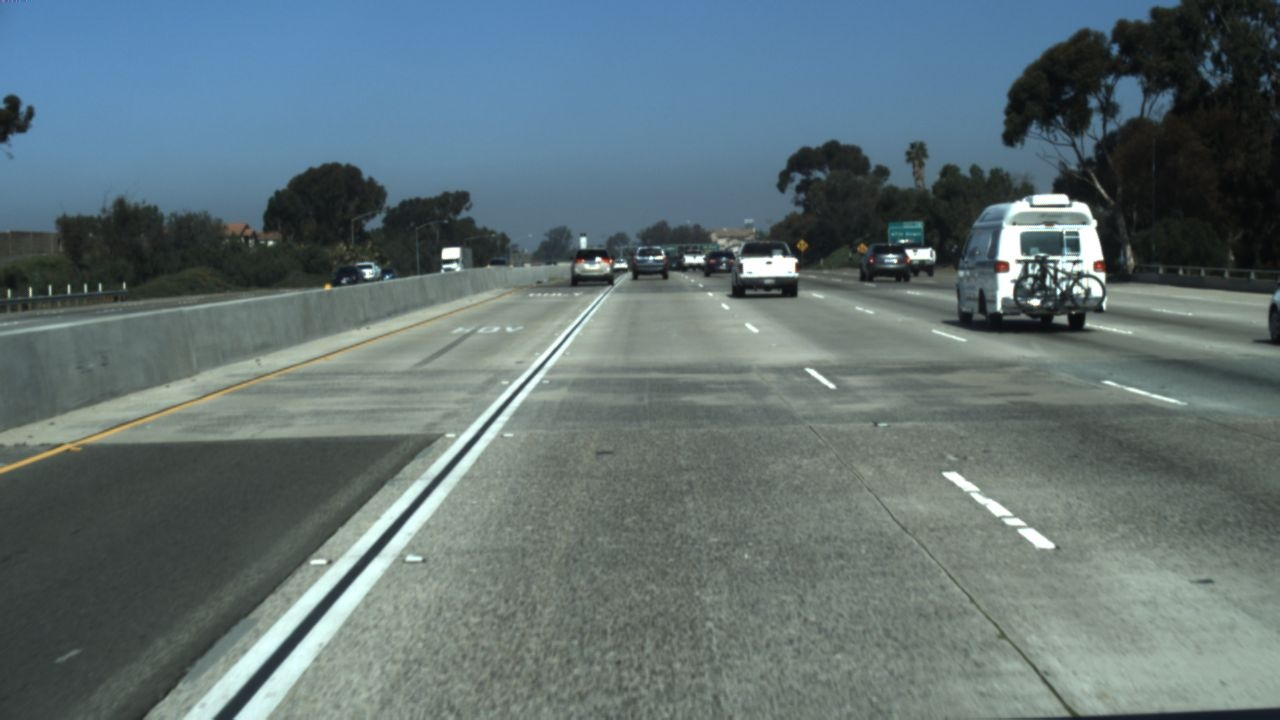
#> input picture test_images/tusimple/test1/10.jpg, 1280 x 720 px
$ python process_frame.py
#> lines starting #> are read from the running program, lines starting #| are printed output that depends on the picture; after the words box and inside, x2 and y2 are one past the last pixel; in counts of white or black regions, pixels touching at a corner belong together
### utils/utils.py
import cv2
import numpy as np


DEFAULT_HSL_FILTER_CONFIG = {
    "white_l_min": 180,
    "white_s_max": 255,
    "yellow_h_min": 10,
    "yellow_h_max": 40,
    "yellow_l_min": 0,
    "yellow_s_min": 80,
    "blur_kernel": 0,
    "open_kernel": 0,
    "close_kernel": 0,
}


def get_default_hsl_filter_config():
    return DEFAULT_HSL_FILTER_CONFIG.copy()


def _normalized_kernel_size(value):
    if value <= 0:
        return 0
    return value if value % 2 == 1 else value + 1


def _merge_filter_config(config):
    merged = get_default_hsl_filter_config()
    if config:
        merged.update(config)

    merged["white_l_min"] = int(np.clip(merged["white_l_min"], 0, 255))
    merged["white_s_max"] = int(np.clip(merged["white_s_max"], 0, 255))
    merged["yellow_h_min"] = int(np.clip(merged["yellow_h_min"], 0, 255))
    merged["yellow_h_max"] = int(np.clip(merged["yellow_h_max"], merged["yellow_h_min"], 255))
    merged["yellow_l_min"] = int(np.clip(merged["yellow_l_min"], 0, 255))
    merged["yellow_s_min"] = int(np.clip(merged["yellow_s_min"], 0, 255))
    merged["blur_kernel"] = max(0, int(merged["blur_kernel"]))
    merged["open_kernel"] = max(0, int(merged["open_kernel"]))
    merged["close_kernel"] = max(0, int(merged["close_kernel"]))

    return merged


# [12 lines left out: function get_roi_mask, not called in this run]

def apply_hsl_color_filter(frame, config=None):
    params = _merge_filter_config(config)

    blur_kernel = _normalized_kernel_size(params["blur_kernel"])
    filtered_frame = frame
    if blur_kernel > 1:
        filtered_frame = cv2.GaussianBlur(frame, (blur_kernel, blur_kernel), 0)

    hls = cv2.cvtColor(filtered_frame, cv2.COLOR_BGR2HLS)

    lower_white = np.array([0, params["white_l_min"], 0], dtype=np.uint8)
    upper_white = np.array([255, 255, params["white_s_max"]], dtype=np.uint8)
    white_mask = cv2.inRange(hls, lower_white, upper_white)

    lower_yellow = np.array(
        [params["yellow_h_min"], params["yellow_l_min"], params["yellow_s_min"]],
        dtype=np.uint8,
    )
    upper_yellow = np.array([params["yellow_h_max"], 255, 255], dtype=np.uint8)
    yellow_mask = cv2.inRange(hls, lower_yellow, upper_yellow)

    combined_mask = cv2.bitwise_or(white_mask, yellow_mask)

    open_kernel = _normalized_kernel_size(params["open_kernel"])
    if open_kernel > 1:
        kernel = np.ones((open_kernel, open_kernel), dtype=np.uint8)
        combined_mask = cv2.morphologyEx(combined_mask, cv2.MORPH_OPEN, kernel)

    close_kernel = _normalized_kernel_size(params["close_kernel"])
    if close_kernel > 1:
        kernel = np.ones((close_kernel, close_kernel), dtype=np.uint8)
        combined_mask = cv2.morphologyEx(combined_mask, cv2.MORPH_CLOSE, kernel)

    return combined_mask

# [15 lines left out: function make_coordinates, not called in this run]

### sliding_window_pipeline/sw_utils.py
import numpy as np
import cv2


def get_histogram(image, side_crop_ratio=0.15):
    h = image.shape[0]
    w = image.shape[1]
    mid = h // 2
    lower_half = image[mid:, :]
    histogram = np.sum(lower_half, axis=0)
    crop = int(w * side_crop_ratio)
    left_bound = crop
    right_bound = w - crop

    if right_bound - left_bound < 4:
        left_bound = 0
        right_bound = w

    histogram_roi = histogram[left_bound:right_bound]
    horizontal_mid = histogram_roi.shape[0] // 2

    leftx_base = np.argmax(histogram_roi[:horizontal_mid]) + left_bound
    rightx_base = np.argmax(histogram_roi[horizontal_mid:]) + left_bound + horizontal_mid

    return leftx_base, rightx_base

def warp_image(img, src_pts, dst_pts):
    width, height = img.shape[1], img.shape[0]
    matrix = cv2.getPerspectiveTransform(src_pts, dst_pts)
    warped = cv2.warpPerspective(img, matrix, (width,height))
    return warped

def draw_circles(img, pts):
    pts = pts.astype(int)
    for pt in pts:
        cv2.circle(img, tuple(pt), 5, (0,0,255), -1)
    return img

# [19 lines left out: function draw_points_and_roi, not called in this run]

def get_dst_points(left_margin, lane_width, h):
    return np.float32(
        [
            [left_margin, 0],
            [left_margin + lane_width, 0],
            [left_margin + lane_width, h - 1],
            [left_margin, h - 1],
        ]
    )

### sliding_window_pipeline/sliding_window.py
import cv2
import numpy as np
from sw_utils import get_dst_points, get_histogram

LANE_WIDTH = 575
HISTOGRAM_SIDE_CROP_RATIO = 0.2


def _fit_lane_line(nonzerox, nonzeroy, lane_inds):
    if len(lane_inds) < 3:
        return None

    x = nonzerox[lane_inds]
    y = nonzeroy[lane_inds]
    return np.polyfit(y, x, 2)


# [4 lines left out: function _shift_fit, not called in this run]


def _resolve_lane_fits(left_fit, right_fit, previous_state):
    previous_state = previous_state or {}
    prev_left_fit = previous_state.get("left_fit")
    prev_right_fit = previous_state.get("right_fit")

    if left_fit is None:
        left_fit = prev_left_fit
    if right_fit is None:
        right_fit = prev_right_fit

    if left_fit is None and right_fit is not None:
        left_fit = _shift_fit(right_fit, -LANE_WIDTH)
    if right_fit is None and left_fit is not None:
        right_fit = _shift_fit(left_fit, LANE_WIDTH)

    return left_fit, right_fit


def _update_lane_state(detected_left_fit, detected_right_fit, previous_state):
    previous_state = previous_state or {}
    return {
        "left_fit": detected_left_fit if detected_left_fit is not None else previous_state.get("left_fit"),
        "right_fit": detected_right_fit if detected_right_fit is not None else previous_state.get("right_fit"),
    }


# slides windows across the warped image, finds the line pixels and fills the lane
def sliding_windows(image, source, source_points, previous_state=None):
    h, w = image.shape[:2]
    windows = image.copy()
    n_windows = 10
    window_height = h // n_windows

    leftx_base, rightx_base = get_histogram(image, side_crop_ratio=HISTOGRAM_SIDE_CROP_RATIO)
    margin = 50
    minpix = 50

    left_lane_inds = []
    right_lane_inds = []

    nonzero = image.nonzero()
    nonzeroy = np.array(nonzero[0])
    nonzerox = np.array(nonzero[1])

    for window in range(n_windows):
        win_y_low = h - (window + 1) * window_height
        win_y_high = h - window * window_height

        win_xleft_low = leftx_base - margin
        win_xleft_high = leftx_base + margin
        win_xright_low = rightx_base - margin
        win_xright_high = rightx_base + margin

        # draw rectangles
        cv2.rectangle(windows, (win_xleft_low, win_y_low), (win_xleft_high, win_y_high), (255, 255, 255), 2)
        cv2.rectangle(windows, (win_xright_low, win_y_low), (win_xright_high, win_y_high), (255, 255, 255), 2)

        # y bounds — start from bottom, move up
        win_y_low = h - (window + 1) * window_height
        win_y_high = h - window * window_height

        # x bounds around current center
        win_xleft_low = leftx_base - margin
        win_xleft_high = leftx_base + margin
        win_xright_low = rightx_base - margin
        win_xright_high = rightx_base + margin

        # find nonzero pixels in each window
        good_left = ((nonzeroy >= win_y_low) & (nonzeroy < win_y_high) &
                     (nonzerox >= win_xleft_low) & (nonzerox < win_xleft_high)).nonzero()[0]
        good_right = ((nonzeroy >= win_y_low) & (nonzeroy < win_y_high) &
                      (nonzerox >= win_xright_low) & (nonzerox < win_xright_high)).nonzero()[0]

        left_lane_inds.append(good_left)
        right_lane_inds.append(good_right)

        # recenter for next window, if pixels found
        if len(good_left) > minpix:
            leftx_base = int(np.mean(nonzerox[good_left]))
        if len(good_right) > minpix:
            rightx_base = int(np.mean(nonzerox[good_right]))

    left_lane_inds = np.concatenate(left_lane_inds)
    right_lane_inds = np.concatenate(right_lane_inds)

    detected_left_fit = _fit_lane_line(nonzerox, nonzeroy, left_lane_inds)
    detected_right_fit = _fit_lane_line(nonzerox, nonzeroy, right_lane_inds)
    left_fit, right_fit = _resolve_lane_fits(detected_left_fit, detected_right_fit, previous_state)
    lane_state = _update_lane_state(detected_left_fit, detected_right_fit, previous_state)

    if left_fit is None and right_fit is None:
        return source.copy(), windows, lane_state

    ploty = np.linspace(0, h - 1, h)
    left_fitx = None
    right_fitx = None

    if left_fit is not None:
        left_fitx = left_fit[0] * ploty ** 2 + left_fit[1] * ploty + left_fit[2]
        left_fitx = np.clip(left_fitx, 0, w - 1)
    if right_fit is not None:
        right_fitx = right_fit[0] * ploty ** 2 + right_fit[1] * ploty + right_fit[2]
        right_fitx = np.clip(right_fitx, 0, w - 1)

    # draw on warped
    warp_zero = np.zeros_like(image).astype(np.uint8)
    color_warp = np.dstack((warp_zero, warp_zero, warp_zero))

    # fill the lane
    if left_fitx is not None and right_fitx is not None:
        pts_left = np.array([np.transpose(np.vstack([left_fitx, ploty]))])
        pts_right = np.array([np.flipud(np.transpose(np.vstack([right_fitx, ploty])))])
        pts = np.hstack((pts_left, pts_right))
        cv2.fillPoly(color_warp, np.int32([pts]), (0, 255, 0))


    # draw lines
    if left_fitx is not None:
        pts_left = np.array([np.transpose(np.vstack([left_fitx, ploty]))], dtype=np.int32)
        cv2.polylines(color_warp, pts_left, isClosed=False, color=(255, 0, 0), thickness=25)
    if right_fitx is not None:
        pts_right = np.array([np.transpose(np.vstack([right_fitx, ploty]))], dtype=np.int32)
        cv2.polylines(color_warp, pts_right, isClosed=False, color=(0, 0, 255), thickness=25)

    # inverse homography
    h, w = image.shape[:2]
    left_margin = (w - LANE_WIDTH) // 2
    M_inv = cv2.getPerspectiveTransform(get_dst_points(left_margin, LANE_WIDTH, h), source_points)
    unwarped = cv2.warpPerspective(color_warp, M_inv, (source.shape[1], source.shape[0]))

    # combine the source and the processed image
    result = cv2.addWeighted(source, 1, unwarped, 0.7, 0.3)

    return result, windows, lane_state

### sliding_window_pipeline/process_frame.py
import numpy as np
import cv2
from utils.utils import apply_hsl_color_filter
from sliding_window import sliding_windows
from sw_utils import warp_image, draw_circles, get_dst_points

tusimple_test1_pts = np.float32(
        [
            [565, 330], # top left
            [750, 330], # top right
            [1250, 715], # bot right
            [180, 715], # bot left
        ]
    )

def process_frame(frame, src_pts, previous_lane_state=None, filter_config=None):

    h, w = frame.shape[:2]
    lane_width = 575
    left_margin = (w - lane_width) // 2
    filtered = apply_hsl_color_filter(frame, filter_config)
    warped = warp_image(filtered, src_pts, get_dst_points(left_margin, lane_width, h))
    circles = draw_circles(frame.copy(), src_pts)
    result, windows, lane_state = sliding_windows(warped, frame, src_pts, previous_lane_state)
    return circles, warped, windows, result, lane_state

def main():
    source = cv2.imread(f"../test_images/tusimple/test1/10.jpg")
#> source is the input picture: shape (720, 1280, 3); mean B, G, R 117.2, 114.1, 97.5
    if source is None:
        print(f"could not read image 10.jpg")
        return
    circles, warped, windows, result, _ = process_frame(source, tusimple_test1_pts)
#> in apply_hsl_color_filter, `white_mask = cv2.inRange(hls, lower_white, upper_white)`:
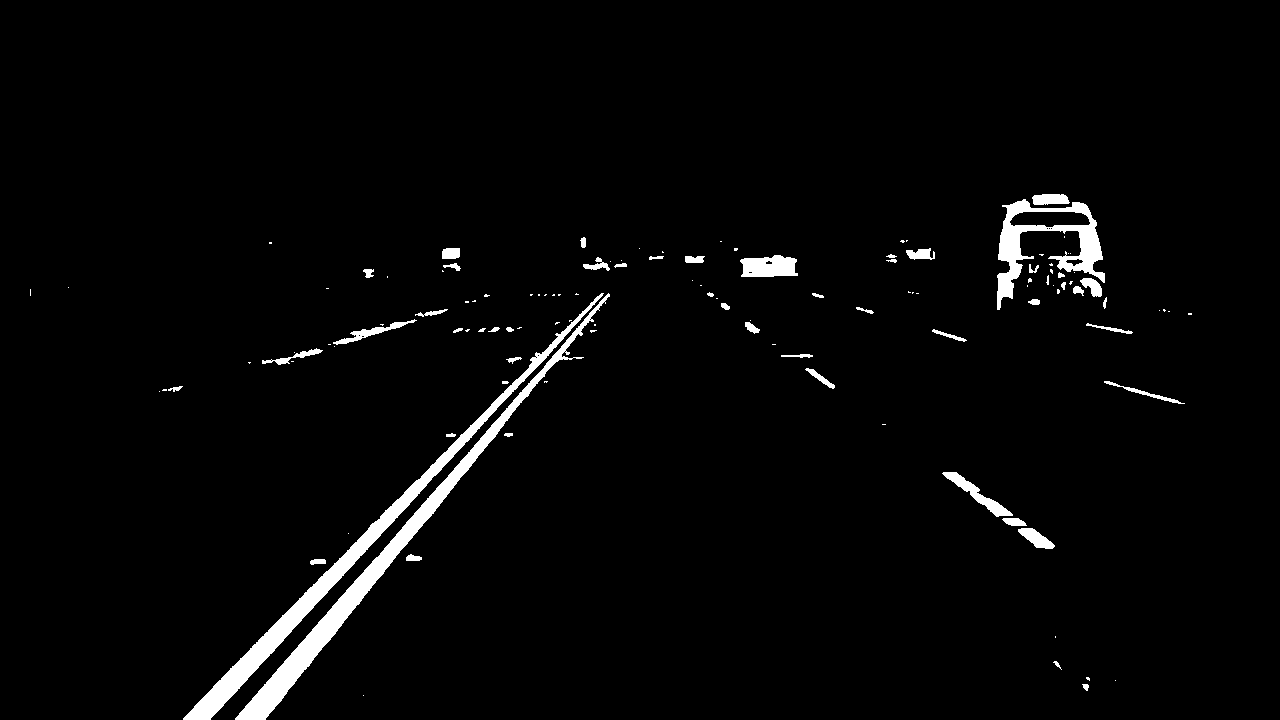
#> white_mask: shape (720, 1280); 2.7% white; 121 white regions (69 under 20 px), largest, box (x1, y1, x2, y2) and area: (235, 293, 610, 720) 7519, (183, 293, 604, 720) 7183, (997, 199, 1105, 310) 3722
#> in warp_image, `matrix = cv2.getPerspectiveTransform(src_pts, dst_pts)`: matrix = [[-1, -2.41, 1249.2], [7.28e-16, -3.48, 1149.7], [0, -0.00401, 1]]
#> in get_histogram, `lower_half = image[mid:, :]`:
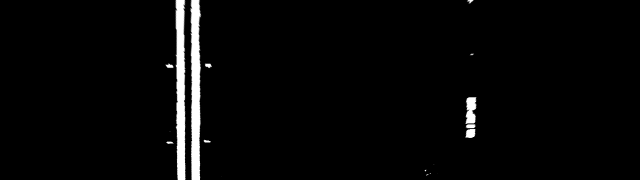
#> lower_half: shape (360, 1280) (shown at 1/2 size); min 0, max 255, mean 7.5
#> in get_histogram, `histogram = np.sum(lower_half, axis=0)`: histogram = 1280 values, max 91800 at index 357, min 0 at index 0, mean 2686.9
#> in get_histogram, `histogram_roi = histogram[left_bound:right_bound]`: histogram_roi = 768 values, max 91800 at index 101, min 0 at index 0, mean 4478.2
#> in get_histogram, `leftx_base = np.argmax(histogram_roi[:horizontal_mid]) + left_bound`: leftx_base = 357
#> in get_histogram, `rightx_base = np.argmax(histogram_roi[horizontal_mid:]) + left_bound +..`: rightx_base = 941
#> in sliding_windows, `leftx_base, rightx_base = get_histogram(image, side_crop_ratio=HISTOGR..`: leftx_base = 357; rightx_base = 941
#> in sliding_windows, `nonzero = image.nonzero()`: nonzero = 44591 positions, rows 0 to 719, columns 2 to 1002
#> the loop in sliding_windows, `for window in range(n_windows):` made 10 passes
#> (leftx_base, rightx_base) on passes 2, 3, 5, 6, 7, 8, 9, 10: (376, 940), (376, 942), (374, 939), (374, 942), (376, 952), (376, 962), (375, 941), (374, 934)
#> after the loop in sliding_windows, `for window in range(n_windows):`:
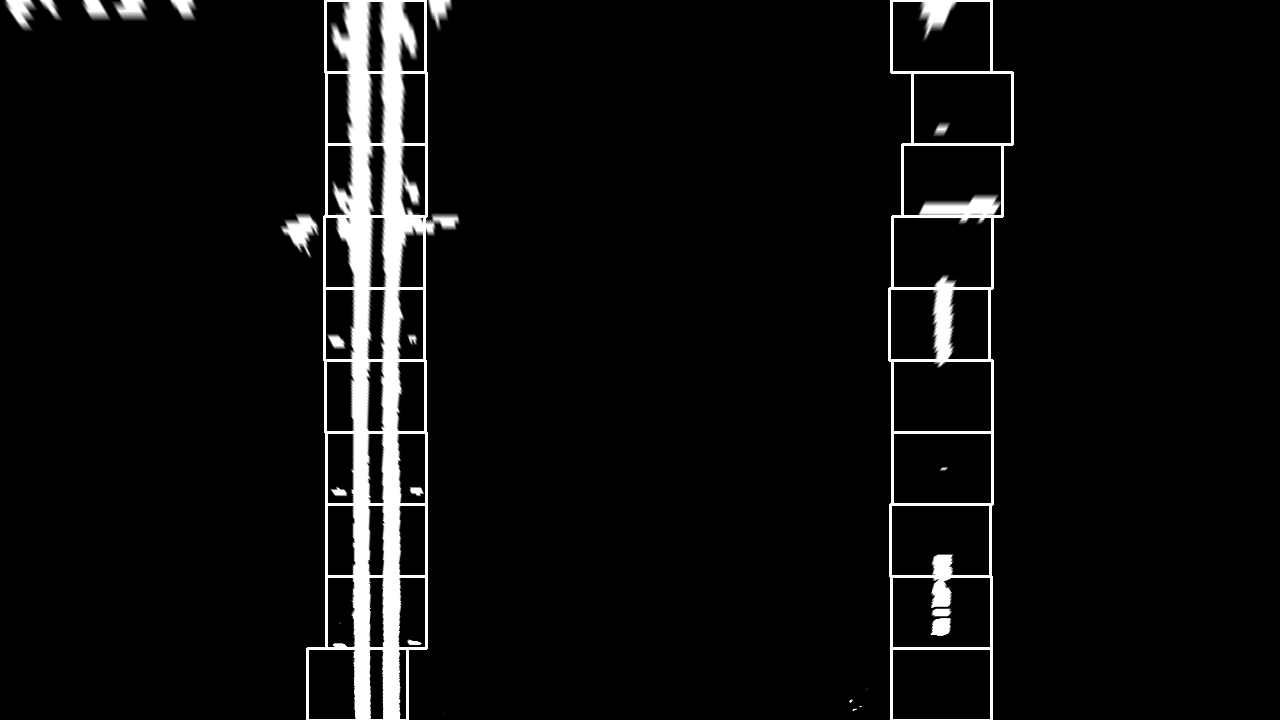
#> windows: shape (720, 1280); min 0, max 255, mean 13.5
#> after the loop in sliding_windows, `for window in range(n_windows):`: left_lane_inds = 10 items
#> in sliding_windows, `right_lane_inds = np.concatenate(right_lane_inds)`: right_lane_inds = 6280 values, max 41493 at index 1058, min 186 at index 5278, mean 22863.2
#> in sliding_windows, `detected_left_fit = _fit_lane_line(nonzerox, nonzeroy, left_lane_inds)`: detected_left_fit = [-1.88e-06, 0.00345, 374.8]
#> in sliding_windows, `detected_right_fit = _fit_lane_line(nonzerox, nonzeroy, right_lane_inds)`: detected_right_fit = [-0.000146, 0.0896, 938]
#> in sliding_windows, `left_fit, right_fit = _resolve_lane_fits(detected_left_fit, detected_r..`: left_fit = [-1.88e-06, 0.00345, 374.8]; right_fit = [-0.000146, 0.0896, 938]
#> in sliding_windows, `lane_state = _update_lane_state(detected_left_fit, detected_right_fit,..`: lane_state = {'left_fit': [-1.88e-06, 0.00345, 374.8], 'right_fit': [-0.000146, 0.0896, 938]}
#> in sliding_windows, `left_fitx = left_fit[0] * ploty ** 2 + left_fit[1] * ploty + left_fit[2]`: left_fitx = 720 values from 374.8 to 376.3
#> in sliding_windows, `right_fitx = right_fit[0] * ploty ** 2 + right_fit[1] * ploty + right_..`: right_fitx = 720 values, max 951.7 at index 308, min 927.1 at index 719, mean 945.1
#> in sliding_windows, `pts_left = np.array([np.transpose(np.vstack([left_fitx, ploty]))])`: pts_left = 720 pairs, first value 374.8 to 376.3, second value 0 to 719
#> in sliding_windows, `pts_right = np.array([np.flipud(np.transpose(np.vstack([right_fitx, pl..`: pts_right = 720 pairs, first value 927.1 to 951.7, second value 0 to 719
#> in sliding_windows, `pts = np.hstack((pts_left, pts_right))`: pts = 1440 pairs, first value 374.8 to 951.7, second value 0 to 719
#> in sliding_windows, `pts_left = np.array([np.transpose(np.vstack([left_fitx, ploty]))], dty..`: pts_left = 720 pairs, first value 374 to 376, second value 0 to 719
#> in sliding_windows, `pts_right = np.array([np.transpose(np.vstack([right_fitx, ploty]))], d..`: pts_right = 720 pairs, first value 927 to 951, second value 0 to 719
#> in sliding_windows, `cv2.polylines(color_warp, pts_right, isClosed=False, color=(0, 0, 255)..`:
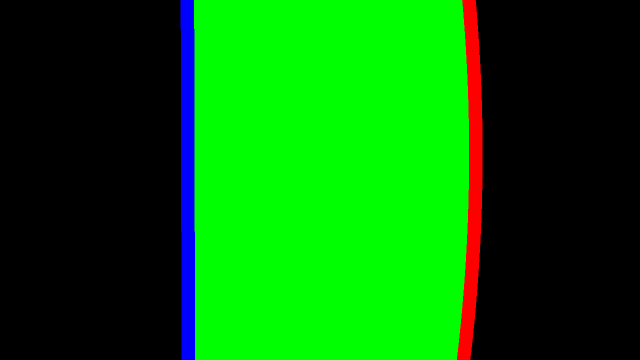
#> color_warp: shape (720, 1280, 3) (shown at 1/2 size); mean of channels 0, 1, 2 5.4, 108, 5.4; drawn as B, G, R
#> in sliding_windows, `M_inv = cv2.getPerspectiveTransform(get_dst_points(left_margin, LANE_W..`: M_inv = [[0.322, -0.743, 451.7], [-1.25e-16, -0.287, 330], [-3.8e-19, -0.00115, 1]]
#> in sliding_windows, `result = cv2.addWeighted(source, 1, unwarped, 0.7, 0.3)`:
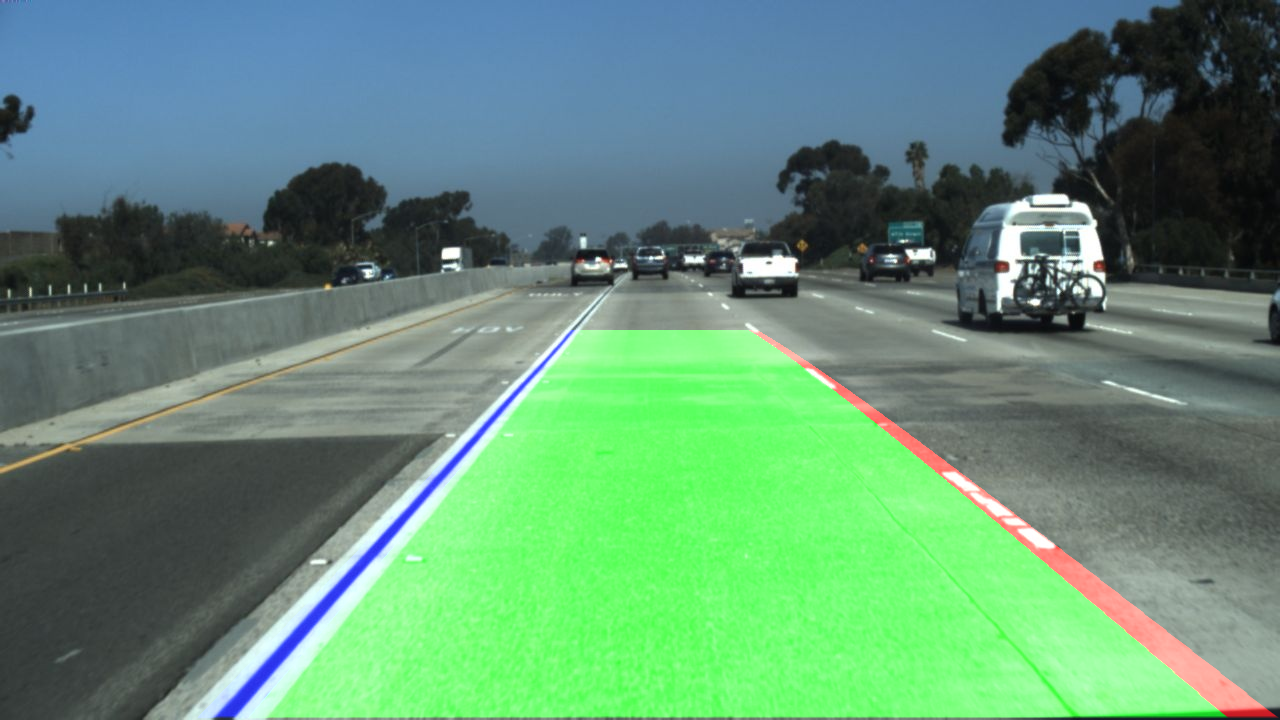
#> result: shape (720, 1280, 3); mean B, G, R 118.3, 144.5, 98.8

    cv2.namedWindow("Final result", cv2.WINDOW_NORMAL)
    cv2.resizeWindow("Final result", 800, 500)
    cv2.namedWindow("Sliding windows", cv2.WINDOW_NORMAL)
    cv2.resizeWindow("Sliding windows", 800, 500)
    cv2.namedWindow("Warped image", cv2.WINDOW_NORMAL)
    cv2.resizeWindow("Warped image", 800, 500)
    cv2.namedWindow("Drawn points", cv2.WINDOW_NORMAL)
    cv2.resizeWindow("Drawn points", 800, 500)

    cv2.imshow("Final result", result)
    cv2.imshow("Sliding windows", windows)
    cv2.imshow("Warped image", warped)
    cv2.imshow("Drawn points", circles)

    #cv2.imwrite(f"output/images/tusimple/test1/10.jpg", result)

    cv2.waitKey(0)
    cv2.destroyAllWindows()

if __name__ == "__main__":
    main()
